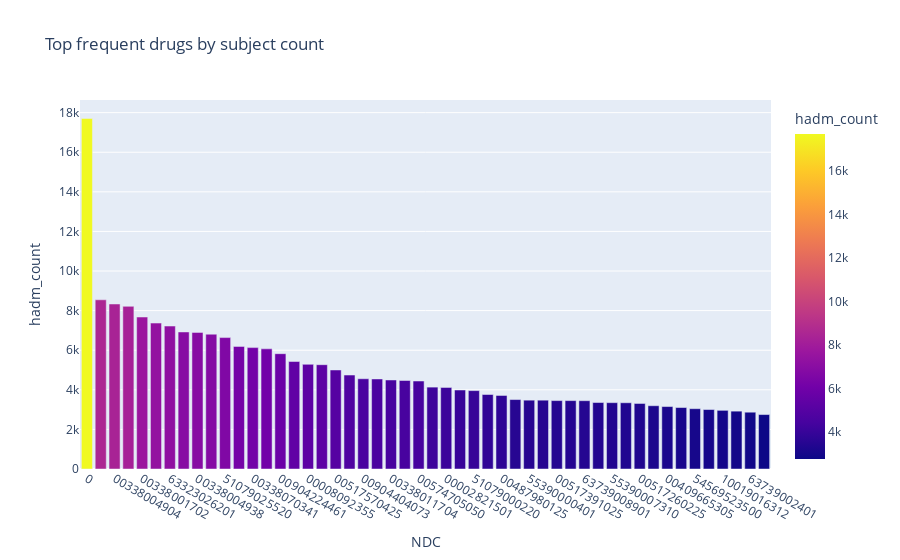

Write notebook code for a chart like this one.
### Code cell
fig = px.bar(conteo_hadm_por_icd9_code_ordenado[:50], x=name, y='hadm_count', color='hadm_count', title='Top frequent drugs by subject count')

# Mostrar el gráfico
fig.show()
